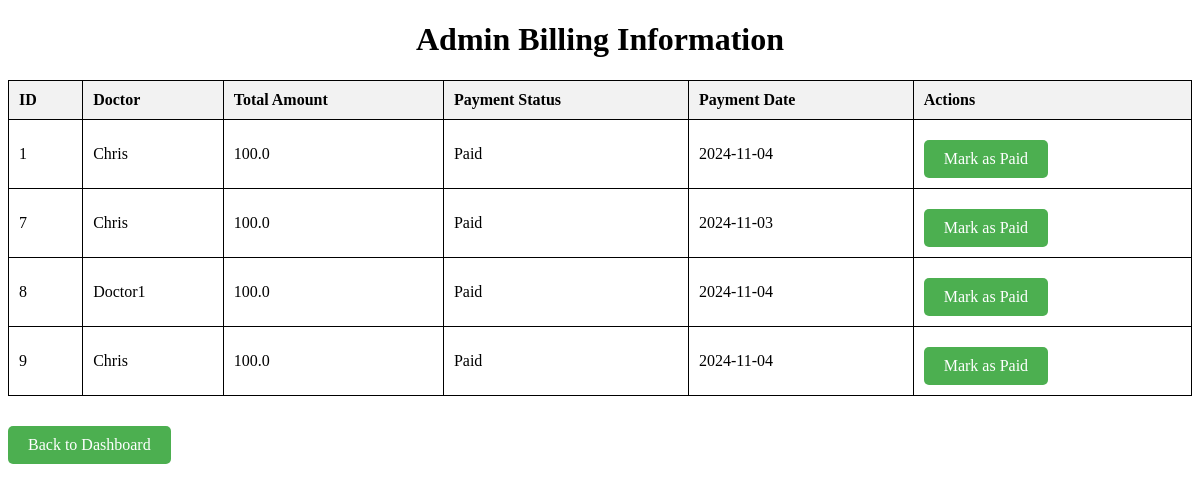
Page /view_billing on the earlier database version.
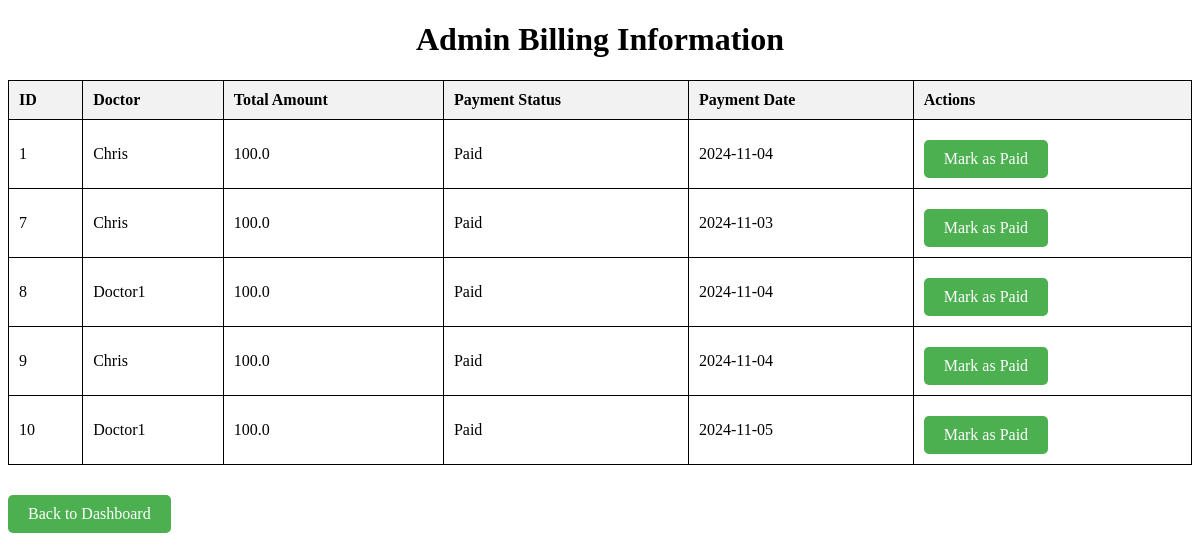
Same page on the later database version.
### tables this page shows
CREATE TABLE "billing" (
    id INTEGER PRIMARY KEY AUTOINCREMENT,
    patient_id INTEGER,
    doctor_id INTEGER,
    total_amount REAL NOT NULL,
    payment_status TEXT NOT NULL,
    payment_date TEXT,
    UNIQUE (patient_id, doctor_id),
    FOREIGN KEY (patient_id) REFERENCES patients (id),
    FOREIGN KEY (doctor_id) REFERENCES doctors (id)
);

CREATE TABLE doctors (
                    id INTEGER PRIMARY KEY AUTOINCREMENT,
                    name TEXT NOT NULL,
                    specialization TEXT NOT NULL,
                    loginid TEXT UNIQUE NOT NULL,
                    password TEXT NOT NULL,
                    email TEXT NOT NULL
                );

### app.py (the view)
@app.route('/view_billing', methods=['GET'])
def admin_view_billing():
    billing_info = query_db('''
        SELECT b.id, p.name AS patient_name, d.name AS doctor_name, b.total_amount, b.payment_status, b.payment_date
        FROM billing b
        JOIN patients p ON b.patient_id = p.id
        JOIN doctors d ON b.doctor_id = d.id
    ''')
    return render_template('admin_billing.html', billing_info=billing_info)

### db_helpers.py (called while the page is built)
def get_db_connection():
    conn = sqlite3.connect('hospital_management.db')
    conn.row_factory = sqlite3.Row
    conn.execute("PRAGMA foreign_keys = ON")  # Enable foreign keys
    return conn

def query_db(query, args=(), one=False):
    conn = get_db_connection()  # Make sure you're getting the connection here
    cur = conn.execute(query, args)
    rv = [dict(row) for row in cur.fetchall()]
    cur.close()
    return (rv[0] if rv else None) if one else rv

### templates/admin_billing.html (shortened to what this page needs)
<!DOCTYPE html>
<html lang="en">
<head>
</head>
<body>
    <h1 class="center">Admin Billing Information</h1>
    <table>
        <thead>
            <tr>
                <th>ID</th>
                <th>Doctor</th>
                <th>Total Amount</th>
                <th>Payment Status</th>
                <th>Payment Date</th>
                <th>Actions</th>
            </tr>
        </thead>
        <tbody>
            {% if billing_info %}
                {% for bill in billing_info %}
                <tr>
                    <td>{{ bill['id'] }}</td>
                    <td>{{ bill['doctor_name'] }}</td>
                    <td>{{ bill['total_amount'] }}</td>
                    <td>{{ bill['payment_status'] }}</td>
                    <td>{{ bill['payment_date'] }}</td>
                    <td>
                        <a href="{{ url_for('update_payment_status', billing_id=bill['id']) }}">Mark as Paid</a>
                    </td>
                </tr>
                {% endfor %}
            {% else %}
                <tr>
                    <td colspan="6">No billing records found.</td>
                </tr>
            {% endif %}
        </tbody>
    </table>
    <a href="{{ url_for('admin_dashboard') }}">Back to Dashboard</a>
</body>
</html>

Differences in the rows shown:
added billing: id "10", doctor_name "Doctor1", total_amount "100.0", payment_status "Paid", payment_date "2024-11-05"
